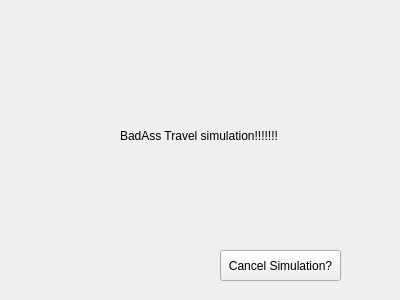
<?xml version="1.0" encoding="UTF-8"?>
<ui version="4.0">
 <class>tTravelSimulation</class>
 <widget class="QWidget" name="tTravelSimulation">
  <property name="geometry">
   <rect>
    <x>0</x>
    <y>0</y>
    <width>400</width>
    <height>300</height>
   </rect>
  </property>
  <property name="windowTitle">
   <string>Form</string>
  </property>
  <widget class="QLabel" name="label">
   <property name="geometry">
    <rect>
     <x>120</x>
     <y>110</y>
     <width>161</width>
     <height>51</height>
    </rect>
   </property>
   <property name="text">
    <string>BadAss Travel simulation!!!!!!!</string>
   </property>
  </widget>
  <widget class="QPushButton" name="exitSimulationButton">
   <property name="geometry">
    <rect>
     <x>220</x>
     <y>250</y>
     <width>121</width>
     <height>31</height>
    </rect>
   </property>
   <property name="text">
    <string>Cancel Simulation?</string>
   </property>
  </widget>
 </widget>
 <resources/>
 <connections/>
</ui>
